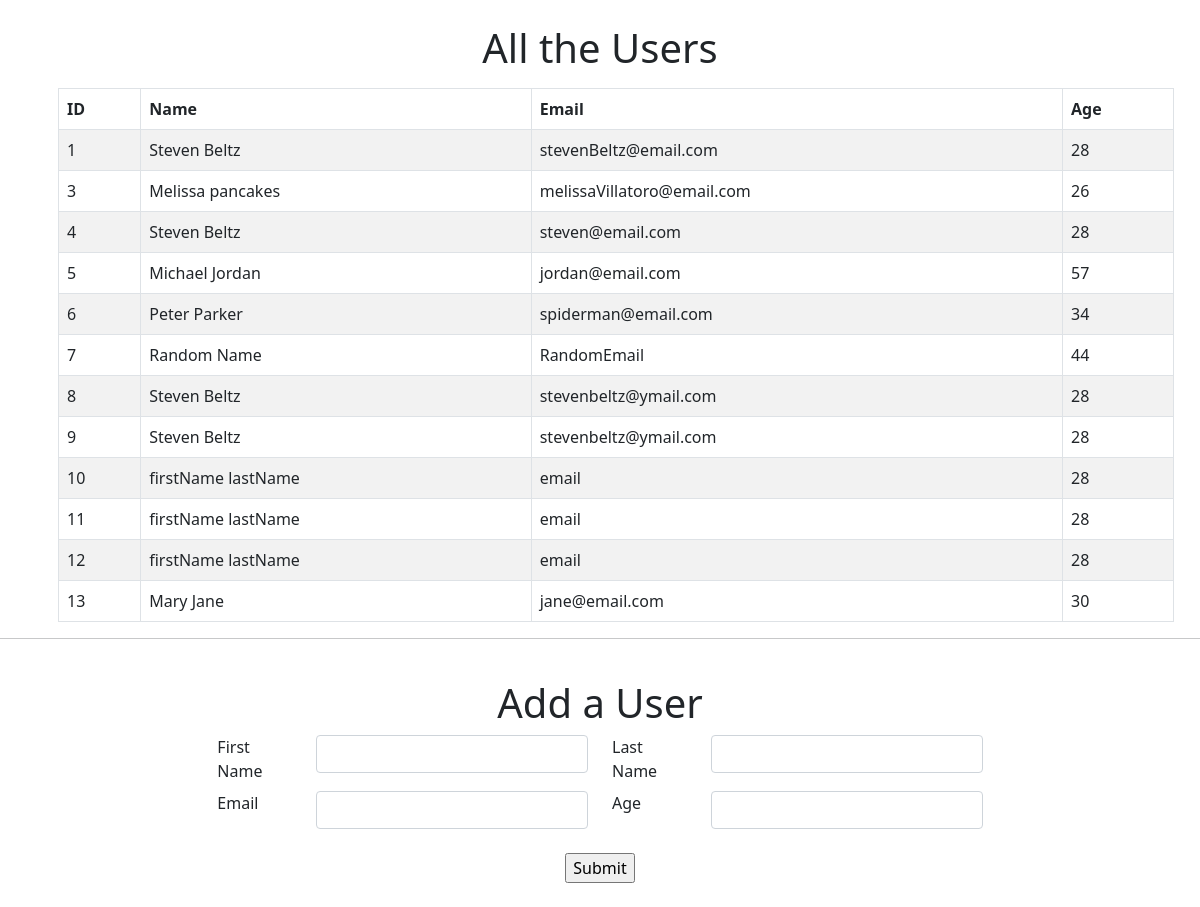
The page / on the database its author committed.
### users_app/models.py (models this page shows)
class User(models.Model):
    first_name = models.CharField(max_length=255)
    last_name = models.CharField(max_length=255)
    email_address = models.CharField(max_length=255)
    age = models.IntegerField()
    created_at = models.DateTimeField(auto_now_add=True)
    updated_at = models.DateTimeField(auto_now=True)

### users_app/views.py (the view)
# urls.py: path('', views.index),
def index(request):
    context = {
        "all_users" : User.objects.all()
    }
    return render(request, "index.html", context)

### users_app/templates/index.html (shortened to what this page needs)
<!DOCTYPE html>
<html lang="en">
<head>
    <link href="https://cdn.jsdelivr.net/npm/bootstrap@5.0.0/dist/css/bootstrap.min.css" rel="stylesheet">
</head>
<body>
    <h1 class="text-center pt-4">All the Users</h1>
    <div class="container">
        <table class="table table-striped table-bordered m-3">
            <thead>
                <th>ID</th>
                <th>Name</th>
                <th>Email</th>
                <th>Age</th>
            </thead>
            <tbody>
                {% for user in all_users %}
                <tr>
                    <td>{{user.id}}</td>
                    <td>{{user.first_name}} {{user.last_name}}</td>
                    <td>{{user.email_address}}</td>
                    <td>{{user.age}}</td>
                </tr>
                {% endfor %}
            </tbody>
        </table>
    </div>
    <hr>
    <h1 class="text-center pt-4">Add a User</h1>
    <form action="/create" method="post">
        <div class="row justify-content-center m-2">
            <div class="col-1">First Name</div>
            <div class="col-3">
                <input type="text" class="form-control" name="firstName">
            </div>
            <div class="col-1">Last Name</div>
            <div class="col-3">
                <input type="text" class="form-control" name="lastName">
            </div>
        </div>
        <div class="row justify-content-center m-2">
            <div class="col-1">Email</div>
            <div class="col-3">
                <input type="text" class="form-control" name="email">
            </div>
            <div class="col-1">Age</div>
            <div class="col-3">
                <input type="text" class="form-control" name="age">
            </div>
        </div>
        <div class="text-center m-4">
            <input type="submit">
        </div>
    </form>
</body>
</html>

### rows shown on the page
User: id "1", first_name "Steven", last_name "Beltz", email_address "stevenBeltz@email.com", age "28"
User: id "3", first_name "Melissa", last_name "pancakes", email_address "melissaVillatoro@email.com", age "26"
User: id "4", first_name "Steven", last_name "Beltz", email_address "steven@email.com", age "28"
User: id "5", first_name "Michael", last_name "Jordan", email_address "jordan@email.com", age "57"
User: id "6", first_name "Peter", last_name "Parker", email_address "spiderman@email.com", age "34"
User: id "7", first_name "Random", last_name "Name", email_address "RandomEmail", age "44"
User: id "8", first_name "Steven", last_name "Beltz", email_address "stevenbeltz@ymail.com", age "28"
User: id "9", first_name "Steven", last_name "Beltz", email_address "stevenbeltz@ymail.com", age "28"
User: id "10", first_name "firstName", last_name "lastName", email_address "email", age "28"
User: id "11", first_name "firstName", last_name "lastName", email_address "email", age "28"
User: id "12", first_name "firstName", last_name "lastName", email_address "email", age "28"
User: id "13", first_name "Mary", last_name "Jane", email_address "jane@email.com", age "30"
